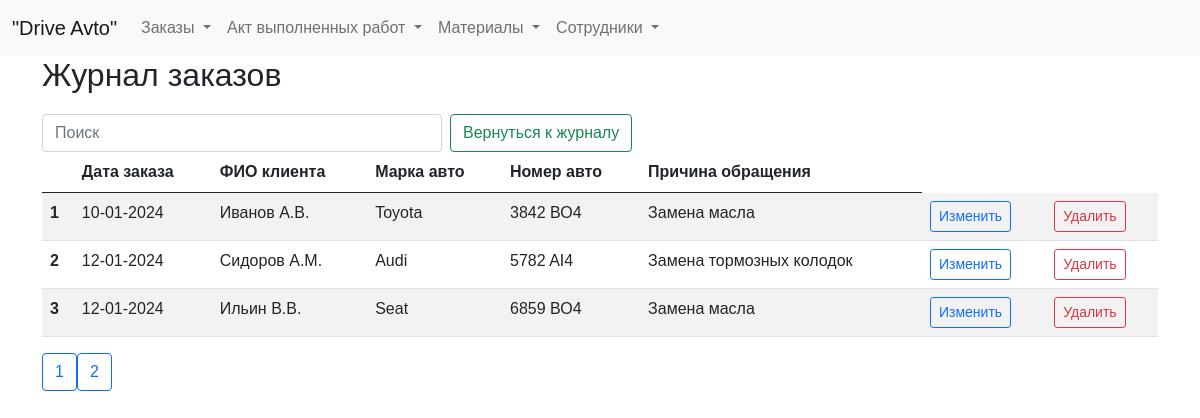
/zhurnal, run on an earlier commit of the app's database.
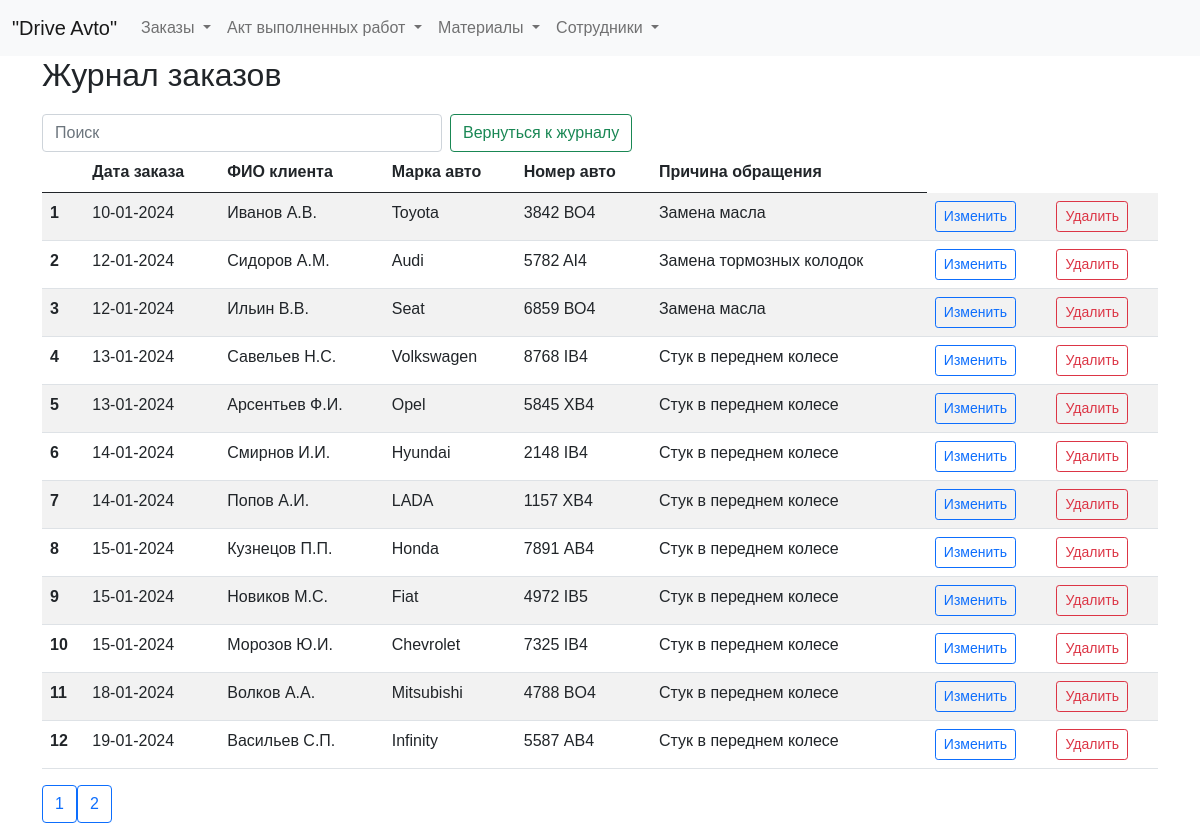
And on a later commit of the database.
### tables this page shows
CREATE TABLE log (
id integer PRIMARY KEY AUTOINCREMENT,
data_order text NOT NULL,
name_customer text NOT NULL,
brand_car text NOT NULL,
number_car text NOT NULL,
text_order text NOT NULL
);

### fcompany.py (the view)
@app.route("/zhurnal")
def showZhurnal():
    return render_template("zhurnal.html", title="Журнал", log=dbase.getLog())

### FDataBase.py (called while the page is built)
    def getLog(self):
        sql = '''SELECT * FROM log'''
        try:
            self.__cur.execute(sql)
            res = self.__cur.fetchall()
            log_list = [dict(row) for row in res]
            if log_list: return log_list
        except:
            print("Ошибка чтения из БД")
        return []

### fcompany.py (called while the page is built)
def connect_db():  # общая функция для установления соединения с БД
    conn = sqlite3.connect(app.config['DATABASE'])
    conn.row_factory = sqlite3.Row  # записи будут представлены не в виде кортежей, а в виде словаря (для исп в шаблонах)
    return conn

def get_db():
    if not hasattr(g, 'link_db'):
        g.link_db = connect_db()
    return g.link_db

@app.before_request
def before_request():
    global dbase
    db = get_db()
    dbase = FDataBase(db)

### templates/zhurnal.html (shortened to what this page needs)
{% extends 'base.html' %}
{% block content %}
<h2>Журнал заказов</h2>
<form class="d-flex" role="search">
  <input class="form-control me-2 narrow-search" type="search" id="searchInput" placeholder="Поиск" aria-label="Search">
  <button class="btn btn-outline-success narrow-button" type="submit">Вернуться к журналу</button>
</form>
<table id="myTable" class="table table-striped">
  <thead>
    <tr>
      <th scope="col"></th>
      <th scope="col">Дата заказа</th>
      <th scope="col">ФИО клиента</th>
      <th scope="col">Марка авто</th>
      <th scope="col">Номер авто</th>
      <th scope="col">Причина обращения</th>
    </tr>
  </thead>
  <tbody>
    {% for row in log %}
    <tr>
      <th scope="row">{{ loop.index }}</th>
      <td>{{ row.data_order }}</td>
      <td>{{ row.name_customer }}</td>
      <td>{{ row.brand_car }}</td>
      <td>{{ row.number_car }}</td>
      <td>{{ row.text_order }}</td>
      <td>
          <a href="/edit_entry/{{ row.id }}" class="btn btn-outline-primary btn-sm">Изменить</a>
      </td>
      <td>
        <form action="/delete_entry/{{ row.id }}" method="post">
            <button type="submit" class="btn btn-outline-danger btn-sm">Удалить</button>
        </form>
      </td>
    </tr>
    {% endfor %}
  </tbody>
</table>
<div class="pagination">
  <button class="btn btn-outline-primary prev-page"></button>
  <button class="btn btn-outline-primary next-page"></button>
</div>
{% endblock %}

What changed in the data, as far as the page shows it:
added log: data_order "13-01-2024", name_customer "Савельев Н.С.", brand_car "Volkswagen", number_car "8768 IB4", text_order "Стук в переднем колесе"
added log: data_order "13-01-2024", name_customer "Арсентьев Ф.И.", brand_car "Opel", number_car "5845 ХB4", text_order "Стук в переднем колесе"
added log: data_order "14-01-2024", name_customer "Смирнов И.И.", brand_car "Hyundai", number_car "2148 IB4", text_order "Стук в переднем колесе"
added log: data_order "14-01-2024", name_customer "Попов А.И.", brand_car "LADA", number_car "1157 ХB4", text_order "Стук в переднем колесе"
added log: data_order "15-01-2024", name_customer "Кузнецов П.П.", brand_car "Honda", number_car "7891 АB4", text_order "Стук в переднем колесе"
added log: data_order "15-01-2024", name_customer "Новиков М.С.", brand_car "Fiat", number_car "4972 IB5", text_order "Стук в переднем колесе"
added log: data_order "15-01-2024", name_customer "Морозов Ю.И.", brand_car "Chevrolet", number_car "7325 IB4", text_order "Стук в переднем колесе"
added log: data_order "18-01-2024", name_customer "Волков А.А.", brand_car "Mitsubishi", number_car "4788 BО4", text_order "Стук в переднем колесе"
added log: data_order "19-01-2024", name_customer "Васильев С.П.", brand_car "Infinity", number_car "5587 АB4", text_order "Стук в переднем колесе"
